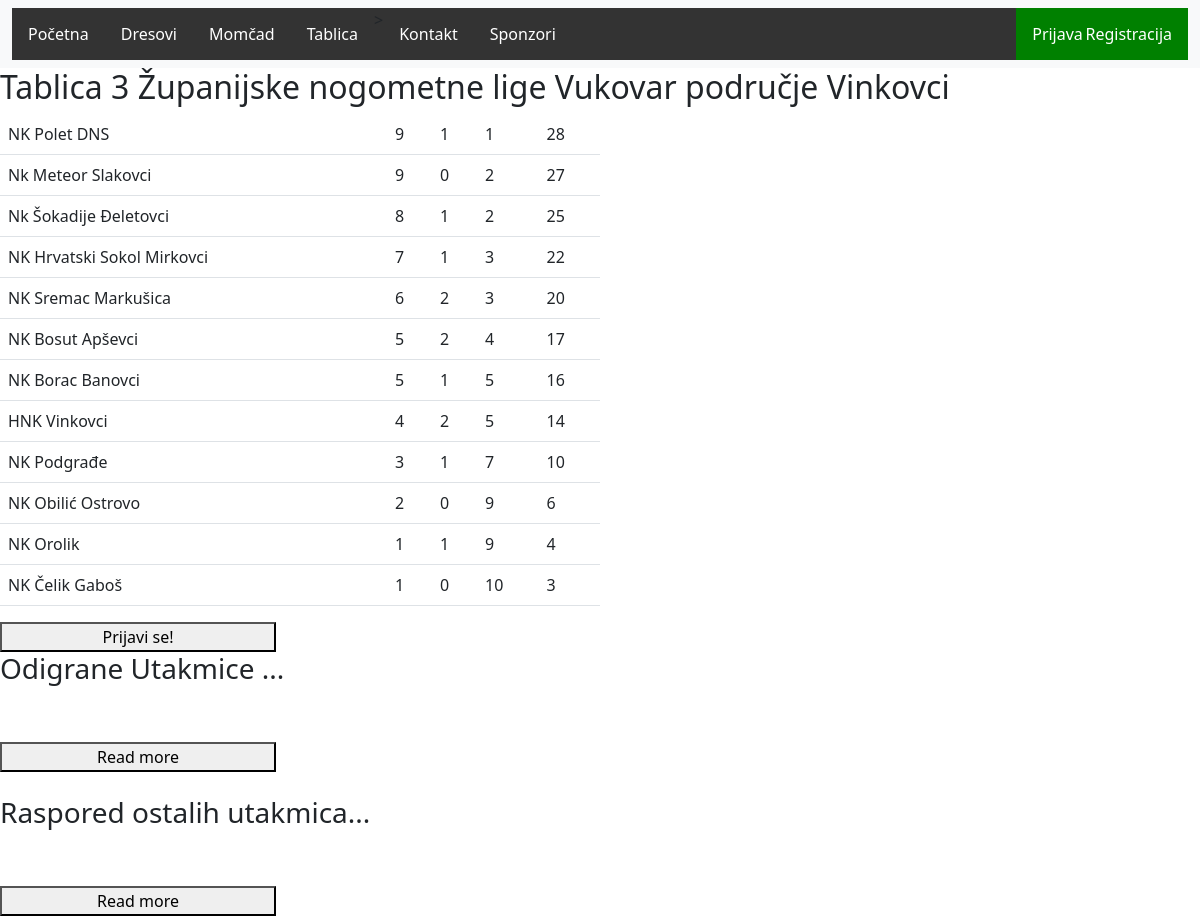
Screenshot of /tablica.php with the database file from the repository.
### tables this page shows
CREATE TABLE `poredak` (
  `ime` varchar(35) NOT NULL,
  `pobjede` int(3) NOT NULL,
  `nerjeseno` int(3) NOT NULL,
  `porazi` int(3) NOT NULL,
  `bodovi` int(3) NOT NULL
);

### spoj.php (called while the page is built, shortened)
<?php
class DatabaseConnection
{
    public $conn;
    public $servername = "localhost";
    public $username = "root";
    public $password = "";
    public $database = "tablica";
    public function connect()
    {
        $this->conn = new mysqli($this->servername, $this->username, $this->password, $this->database);
    }
    public function query($query)
    {
        return mysqli_query($this->conn, $query);
    }
    public function getArray($data)
    {
        return mysqli_fetch_array($data, MYSQLI_ASSOC);
    }
    public function getCount($data)
    {
        return mysqli_num_rows($data);
    }
}
?>

### tablica.php (the view, shortened to what this page needs)
<?php
include "spoj.php";
?>
<!DOCTYPE html>
<html lang="en">
    <head>
        <link rel="stylesheet" href="style-momcad.css">
        <link rel="stylesheet" href="https://cdn.jsdelivr.net/npm/bootstrap@5.2.2/dist/css/bootstrap.min.css">
        <link href="https://cdn.jsdelivr.net/npm/bootstrap@5.2.3/dist/css/bootstrap.min.css" rel="stylesheet">
    </head>
    <body>
    <nav class="navbar navbar-expand-sm bg-light navbar-light">
  <div class="container-fluid">
    <ul class="navbar-nav w-100">
      <li class="nav-item">
        <a href="index.php">Početna</a>
      </li>
     <li class="nav-item">
     <a href="dresovi.php">Dresovi</a>
      </li>
      <li class="nav-item">
      <li><a href="ispis.php">Momčad</a></li>
      </li>
      <li class="nav-item">
        <li><a href="tablica.php">Tablica</a></li>>
      </li>
      <li class="nav-item">
      <li><a href="kontakt.php">Kontakt</a></li>
      </li>
      <li class="nav-item">
        <li><a href="sponzori.php">Sponzori</a></li>
      </li>
    </ul>
      <?php
                if (isset($_SESSION['ime'] )) {
            ?><ul class="nav justify-content-end">
            <li id="desno"><a href="odjava.php" class="logout">Odjava</a></li>
                </ul>
            <?php
                }
                else{
                ?>
                <ul class="nav justify-content-right">
                <li class="nav-item">
                     <li id="desno"><a href="prijava.php">Prijava</a></li>
                    </li>
                </ul>
                    <ul class="nav justify-content-end">
                    <li class="nav-item">
                <li id="desno"><a href="registracija.php">Registracija</a></li>
                </li>
                </ul>
                <?php
            }?>
  </div>
</nav>
        <h2>Tablica 3 Županijske nogometne lige Vukovar područje Vinkovci</h2>
        <div clas='parrent'>
        <div id="tablica">
        <?php
            $conn = new DatabaseConnection;
            $conn->connect();
            $sql = "SELECT * FROM poredak ORDER BY bodovi DESC";
            $resultAll = $conn->query($sql);
            if ($conn->getCount($resultAll) > 0) {
                echo "<div class=\"col col-6\">";
                echo "<table class=\"table\">";
                while ($row = $conn->getArray($resultAll)) {
                    echo "<tr>";
                    echo "<td>" . $row['ime'] . "</td>";
                    echo "<td>" . $row['pobjede'] . "</td>";
                    echo "<td>" . $row['nerjeseno'] . "</td>";
                    echo "<td>" . $row['porazi'] . "</td>";
                    echo "<td>" . $row['bodovi'] . "</td>";
                    echo "</tr>";
                }
                echo "</table>";
                echo "</div>";
            }
                if (isset($_SESSION['ime'] )) {
                if ($_SESSION['uloga'] == 'administrator') {
            ?></div>
            <button onclick="location.href='updatetable.php';">Ažuriraj tablicu</button>
            <?php
                    }
                }
                else{
                    ?>
                    <button onclick="location.href='prijava.php';">Prijavi se!</button>
                    <?php
                }
            ?>
            <div clas='child'>
                <h3>Odigrane Utakmice <span id="dots">...</span></h3>
                <br>
                <br>
                <button onclick="myFunction()" id="myBtn">Read more</button>
            </div>
            <br>
            <div clas='child'>
                <h3>Raspored ostalih utakmica<span id="dots2">...</span></h3>
            <br>
               <br>
                <button onclick="myFunction2()" id="myBtn2">Read more</button>
            </div>
            </div>
    </body>
</html>

### style-momcad.css (style rules this page uses)
button { width: 23%; height: 100%; }
ul { list-style-type: none; margin: 0; padding: 0; overflow: hidden; background-color: #333; }
li { float: left; }
li a { text-decoration: none; display: block; color: white; text-align: center; padding: 14px 16px; text-decoration: none; }
#desno { text-decoration: none; float: right; background-color: green; }

### rows the page displays
poredak: ime "NK Polet DNS", pobjede "9", nerjeseno "1", porazi "1", bodovi "28"
poredak: ime "Nk Meteor Slakovci", pobjede "9", nerjeseno "0", porazi "2", bodovi "27"
poredak: ime "Nk Šokadije Đeletovci", pobjede "8", nerjeseno "1", porazi "2", bodovi "25"
poredak: ime "NK Hrvatski Sokol Mirkovci", pobjede "7", nerjeseno "1", porazi "3", bodovi "22"
poredak: ime "NK Sremac Markušica", pobjede "6", nerjeseno "2", porazi "3", bodovi "20"
poredak: ime "NK Bosut Apševci", pobjede "5", nerjeseno "2", porazi "4", bodovi "17"
poredak: ime "NK Borac Banovci", pobjede "5", nerjeseno "1", porazi "5", bodovi "16"
poredak: ime "HNK Vinkovci", pobjede "4", nerjeseno "2", porazi "5", bodovi "14"
poredak: ime "NK Podgrađe", pobjede "3", nerjeseno "1", porazi "7", bodovi "10"
poredak: ime "NK Obilić Ostrovo", pobjede "2", nerjeseno "0", porazi "9", bodovi "6"
poredak: ime "NK Orolik", pobjede "1", nerjeseno "1", porazi "9", bodovi "4"
poredak: ime "NK Čelik Gaboš", pobjede "1", nerjeseno "0", porazi "10", bodovi "3"
